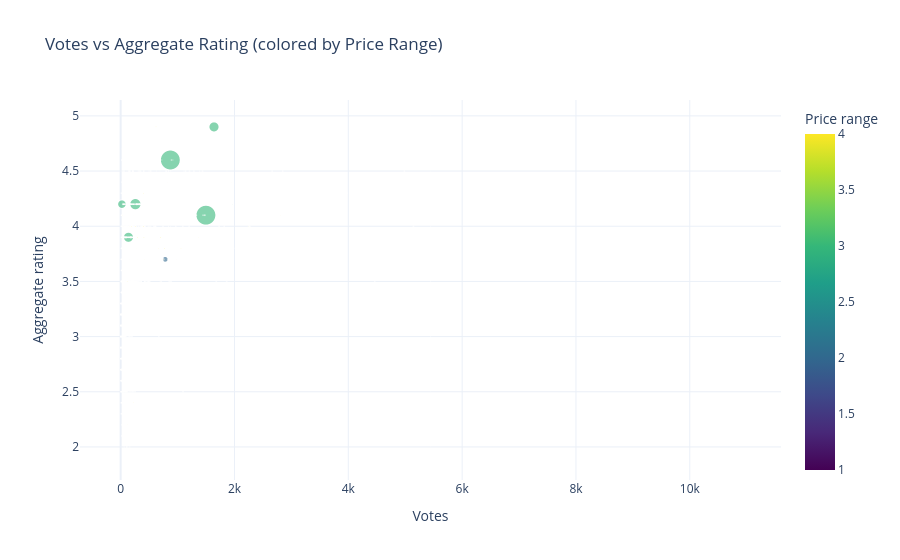

Source (notebook cell):
### Code cell
# ── 3. Scatter: Votes vs Rating ──────────────────────────────────────────────
sample = df[df['Aggregate rating'] > 0].sample(3000, random_state=42)
fig = px.scatter(
    sample, x='Votes', y='Aggregate rating',
    color='Price range', size='Average Cost for two',
    color_continuous_scale='Viridis', opacity=0.6,
    title='Votes vs Aggregate Rating (colored by Price Range)',
    template='plotly_white'
)
fig.show()
print('Insight: Restaurants with more votes tend to have higher and more stable ratings.')
print('Premium price range (4) restaurants cluster at higher ratings.')

### Figure 1 — Plotly figure (JSON) as saved in the notebook; plotly's stock layout.template omitted (floating-point values rounded to 4 significant figures; data arrays with more than 128 entries replaced by an {"elided": "..."} marker saying what was removed)
{"data": [{"hovertemplate": "Votes=%{x}<br>Aggregate rating=%{y}<br>Average Cost for two=%{marker.size}<br>Price range=%{marker.color}<extra></extra>", "legendgroup": "", "marker": {"color": {"elided": "3000 int values"}, "coloraxis": "coloraxis", "opacity": 0.6, "size": {"elided": "3000 int values"}, "sizemode": "area", "sizeref": 2000, "symbol": "circle"}, "mode": "markers", "name": "", "showlegend": false, "type": "scattergl", "x": {"elided": "3000 int values"}, "xaxis": "x", "y": {"elided": "3000 float values"}, "yaxis": "y"}], "layout": {"coloraxis": {"autocolorscale": false, "colorbar": {"title": {"text": "Price range"}}, "colorscale": [[0, "#440154"], [0.1111, "#482878"], [0.2222, "#3e4989"], [0.3333, "#31688e"], [0.4444, "#26828e"], [0.5556, "#1f9e89"], [0.6667, "#35b779"], [0.7778, "#6ece58"], [0.8889, "#b5de2b"], [1, "#fde725"]]}, "legend": {"itemsizing": "constant", "tracegroupgap": 0}, "title": {"text": "Votes vs Aggregate Rating (colored by Price Range)"}, "xaxis": {"anchor": "y", "domain": [0, 1], "title": {"text": "Votes"}}, "yaxis": {"anchor": "x", "domain": [0, 1], "title": {"text": "Aggregate rating"}}}}
